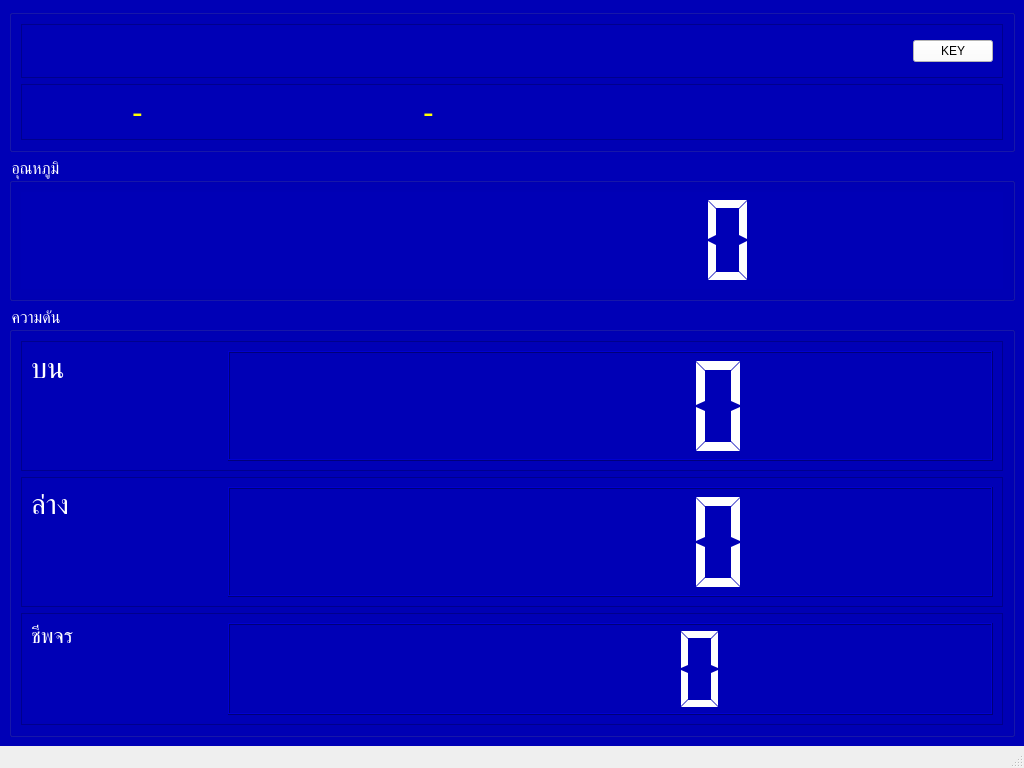
<?xml version="1.0" encoding="UTF-8"?>
<ui version="4.0">
 <class>MainWindow</class>
 <widget class="QMainWindow" name="MainWindow">
  <property name="geometry">
   <rect>
    <x>0</x>
    <y>0</y>
    <width>1024</width>
    <height>768</height>
   </rect>
  </property>
  <property name="windowTitle">
   <string>BP-II</string>
  </property>
  <property name="styleSheet">
   <string notr="true"/>
  </property>
  <widget class="QWidget" name="centralwidget">
   <property name="styleSheet">
    <string notr="true">background-color:rgb(0, 0, 182)</string>
   </property>
   <layout class="QVBoxLayout" name="verticalLayout" stretch="15,15,45">
    <item>
     <widget class="QGroupBox" name="groupBox">
      <property name="title">
       <string/>
      </property>
      <layout class="QVBoxLayout" name="verticalLayout_2">
       <item>
        <widget class="QFrame" name="frame">
         <property name="frameShape">
          <enum>QFrame::StyledPanel</enum>
         </property>
         <property name="frameShadow">
          <enum>QFrame::Raised</enum>
         </property>
         <layout class="QHBoxLayout" name="horizontalLayout">
          <item>
           <widget class="QLineEdit" name="txtId">
            <property name="styleSheet">
             <string notr="true">border:0;
color:white;</string>
            </property>
           </widget>
          </item>
          <item>
           <widget class="QLineEdit" name="txtDummy">
            <property name="styleSheet">
             <string notr="true">border:0;
color:white;</string>
            </property>
           </widget>
          </item>
          <item>
           <widget class="QPushButton" name="btnKey">
            <property name="styleSheet">
             <string notr="true">background-color:white</string>
            </property>
            <property name="text">
             <string>KEY</string>
            </property>
           </widget>
          </item>
         </layout>
        </widget>
       </item>
       <item>
        <widget class="QFrame" name="frame_2">
         <property name="frameShape">
          <enum>QFrame::StyledPanel</enum>
         </property>
         <property name="frameShadow">
          <enum>QFrame::Raised</enum>
         </property>
         <layout class="QHBoxLayout" name="horizontalLayout_2" stretch="10,30,60">
          <item>
           <widget class="QLabel" name="lbPhoto">
            <property name="frameShape">
             <enum>QFrame::NoFrame</enum>
            </property>
            <property name="text">
             <string/>
            </property>
            <property name="textFormat">
             <enum>Qt::PlainText</enum>
            </property>
           </widget>
          </item>
          <item>
           <widget class="QLabel" name="lbHn">
            <property name="font">
             <font>
              <pointsize>24</pointsize>
             </font>
            </property>
            <property name="styleSheet">
             <string notr="true">color:rgb(255, 255, 0)</string>
            </property>
            <property name="text">
             <string>-</string>
            </property>
           </widget>
          </item>
          <item>
           <widget class="QLabel" name="lbFullname">
            <property name="font">
             <font>
              <pointsize>24</pointsize>
             </font>
            </property>
            <property name="styleSheet">
             <string notr="true">color:rgb(255, 255, 0)</string>
            </property>
            <property name="text">
             <string>-</string>
            </property>
           </widget>
          </item>
         </layout>
        </widget>
       </item>
      </layout>
     </widget>
    </item>
    <item>
     <widget class="QGroupBox" name="groupBox_2">
      <property name="font">
       <font>
        <pointsize>12</pointsize>
       </font>
      </property>
      <property name="styleSheet">
       <string notr="true">color:white</string>
      </property>
      <property name="title">
       <string>อุณหภูมิ</string>
      </property>
      <layout class="QHBoxLayout" name="horizontalLayout_4" stretch="90">
       <item>
        <widget class="QLCDNumber" name="lcdTp">
         <property name="font">
          <font>
           <pointsize>14</pointsize>
          </font>
         </property>
         <property name="frameShape">
          <enum>QFrame::Box</enum>
         </property>
         <property name="lineWidth">
          <number>0</number>
         </property>
         <property name="digitCount">
          <number>10</number>
         </property>
         <property name="segmentStyle">
          <enum>QLCDNumber::Flat</enum>
         </property>
        </widget>
       </item>
      </layout>
     </widget>
    </item>
    <item>
     <widget class="QGroupBox" name="groupBox_3">
      <property name="font">
       <font>
        <pointsize>12</pointsize>
       </font>
      </property>
      <property name="styleSheet">
       <string notr="true">color:white</string>
      </property>
      <property name="title">
       <string>ความดัน</string>
      </property>
      <layout class="QVBoxLayout" name="verticalLayout_3" stretch="35,35,30">
       <item>
        <widget class="QFrame" name="frame_4">
         <property name="font">
          <font>
           <pointsize>36</pointsize>
          </font>
         </property>
         <property name="frameShape">
          <enum>QFrame::StyledPanel</enum>
         </property>
         <property name="frameShadow">
          <enum>QFrame::Raised</enum>
         </property>
         <layout class="QHBoxLayout" name="horizontalLayout_5" stretch="20,80">
          <item alignment="Qt::AlignTop">
           <widget class="QLabel" name="label_3">
            <property name="font">
             <font>
              <pointsize>22</pointsize>
             </font>
            </property>
            <property name="text">
             <string>บน</string>
            </property>
           </widget>
          </item>
          <item>
           <widget class="QLCDNumber" name="lcdBps">
            <property name="styleSheet">
             <string notr="true"/>
            </property>
            <property name="segmentStyle">
             <enum>QLCDNumber::Flat</enum>
            </property>
           </widget>
          </item>
         </layout>
        </widget>
       </item>
       <item>
        <widget class="QFrame" name="frame_5">
         <property name="frameShape">
          <enum>QFrame::StyledPanel</enum>
         </property>
         <property name="frameShadow">
          <enum>QFrame::Raised</enum>
         </property>
         <layout class="QHBoxLayout" name="horizontalLayout_6" stretch="20,80">
          <item alignment="Qt::AlignTop">
           <widget class="QLabel" name="label_4">
            <property name="font">
             <font>
              <pointsize>22</pointsize>
             </font>
            </property>
            <property name="text">
             <string>ล่าง</string>
            </property>
           </widget>
          </item>
          <item>
           <widget class="QLCDNumber" name="lcdBpd">
            <property name="segmentStyle">
             <enum>QLCDNumber::Flat</enum>
            </property>
           </widget>
          </item>
         </layout>
        </widget>
       </item>
       <item>
        <widget class="QFrame" name="frame_6">
         <property name="frameShape">
          <enum>QFrame::StyledPanel</enum>
         </property>
         <property name="frameShadow">
          <enum>QFrame::Raised</enum>
         </property>
         <layout class="QHBoxLayout" name="horizontalLayout_7" stretch="20,80">
          <item alignment="Qt::AlignTop">
           <widget class="QLabel" name="label_5">
            <property name="font">
             <font>
              <pointsize>16</pointsize>
             </font>
            </property>
            <property name="text">
             <string>ชีพจร</string>
            </property>
           </widget>
          </item>
          <item>
           <widget class="QLCDNumber" name="lcdPulse">
            <property name="segmentStyle">
             <enum>QLCDNumber::Flat</enum>
            </property>
           </widget>
          </item>
         </layout>
        </widget>
       </item>
      </layout>
     </widget>
    </item>
   </layout>
  </widget>
  <widget class="QStatusBar" name="statusbar"/>
 </widget>
 <resources/>
 <connections/>
</ui>
